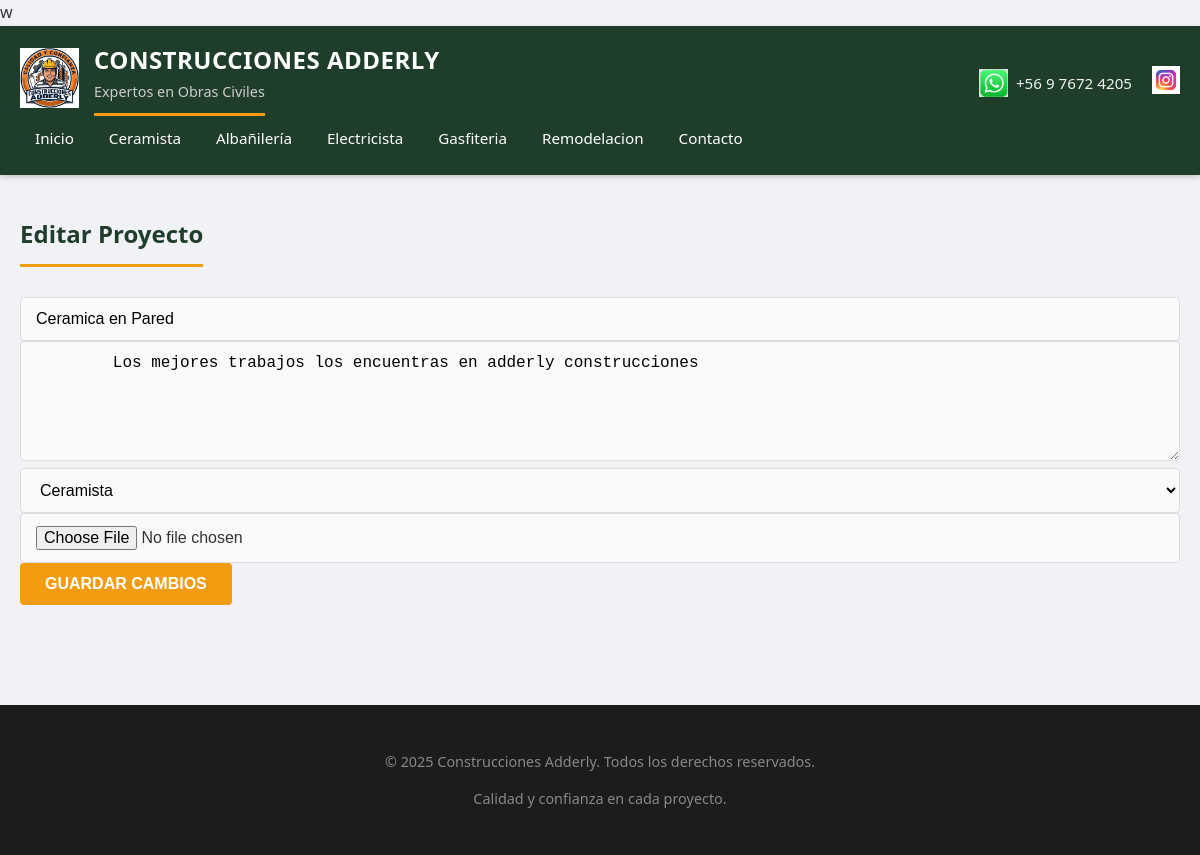
Page /edit_project/9 (signed in) on the committed database.
### app.py (models this page shows)
class Category(db.Model):
    id = db.Column(db.Integer, primary_key=True)
    name = db.Column(db.String(50), unique=True, nullable=False)

class Project(db.Model):
    id = db.Column(db.Integer, primary_key=True)
    title = db.Column(db.String(100), nullable=False)
    description = db.Column(db.Text, nullable=False)
    media_url = db.Column(db.String(500), nullable=False)
    media_type = db.Column(db.String(20), nullable=False)
    category_id = db.Column(
        db.Integer,
        db.ForeignKey('category.id'),
        nullable=False
    )
    category = db.relationship('Category', backref='projects')

### app.py (the view, shortened to what this page needs)
@app.route('/edit_project/<int:project_id>', methods=['GET', 'POST'])
def edit_project(project_id):
    if not session.get('admin'):
        return redirect(url_for('admin_login'))
    project = Project.query.get_or_404(project_id)
    return render_template('edit_project.html', project=project)

### app.py (called while the page is built)
@app.context_processor
def inject_categories():
    return dict(categories=Category.query.all())

### templates/edit_project.html
{% extends "base.html" %}
{% block content %}
<h2>Editar Proyecto</h2>
<form method="POST" enctype="multipart/form-data">
  <input type="text" name="title" value="{{ project.title }}" required>
  <textarea name="description" required>
    {{ project.description }}
  </textarea>
  <select name="category" required>
    {% for cat in categories %}
      <option value="{{ cat.id }}"
        {% if cat.id == project.category_id %}selected{% endif %}>
        {{ cat.name }}
      </option>
    {% endfor %}
  </select>
  <input type="file" name="file">
  <button type="submit">Guardar cambios</button>
</form>
{% endblock %}

### templates/base.html (shortened to what this page needs)
<!DOCTYPE html>
<html lang="es">
<head>
  <link rel="stylesheet" href="{{ url_for('static', filename='css/style.css') }}">
</head>
<body>
<header class="header">
  <div class="header-inner">
    <div class="logo-container">
      <img src="{{ url_for('static', filename='img/logo.png') }}" alt="Logo Adderly">
      <div class="logo-text">
        <h1>Construcciones Adderly</h1>
        <h2>Expertos en Obras Civiles</h2>
      </div>
    </div>
   <div class="social-bar">
    <div class="contact-item">
        <img src="{{ url_for('static', filename='img/whatsapp.png') }}" alt="WhatsApp">
        <span>+56 9 7672 4205</span>
    </div>
    <a href="https://www.instagram.com/adderlyconstrucciones" target="_blank" class="social-link">
        <img src="{{ url_for('static', filename='img/instagram.png') }}" alt="Instagram">
    </a>
</div>
    <nav>
      <a href="{{ url_for('portfolio') }}">Inicio</a>
      {% for cat in categories %}
        <a href="{{ url_for('projects_by_category', category_id=cat.id) }}">
          {{ cat.name }}
        </a>
      {% endfor %}
      <a href="{{ url_for('contact') }}">Contacto</a>
    </nav>
  </div>
</header>
<main class="content">
  {% block content %}{% endblock %}
</main>
<footer class="footer">
  <p>© 2025 Construcciones Adderly. Todos los derechos reservados.</p>
  <p>Calidad y confianza en cada proyecto.</p>
</footer>
</body>
</html>

### static/css/style.css (style rules this page uses)
* { box-sizing: border-box; }
body { margin: 0; font-family: 'Segoe UI', Roboto, Helvetica, Arial, sans-serif; background-color: #f0f2f5; color: #333; line-height: 1.6; }
.header { background: #1f3d2b; color: white; padding: 0; box-shadow: 0 2px 5px rgba(0,0,0,0.2); }
.header-inner { max-width: 1200px; margin: 0 auto; padding: 15px 20px; display: flex; justify-content: space-between; align-items: center; flex-wrap: wrap; }
.logo-container { display: flex; align-items: center; gap: 15px; text-decoration: none; color: white; }
.logo-container img { height: 60px; width: auto; }
.logo-text h1 { margin: 0; font-size: 1.5rem; font-weight: 700; letter-spacing: 0.5px; text-transform: uppercase; }
.logo-text h2 { margin: 0; font-size: 0.9rem; font-weight: 400; color: #ccc; }
.social-bar { display: flex; align-items: center; gap: 20px; margin-top: 10px; }
.contact-item { display: flex; align-items: center; gap: 8px; color: #f1f1f1; font-weight: 500; font-size: 0.95rem; }
.contact-item img, .social-link img { height: 28px; width: auto; transition: transform 0.2s; }
nav { display: flex; gap: 5px; }
nav a { color: white; text-decoration: none; padding: 10px 15px; border-radius: 4px; font-weight: 500; transition: background 0.3s; font-size: 0.95rem; }
.content { max-width: 1200px; margin: 0 auto; padding: 20px; min-height: 60vh; }
h2 { border-bottom: 3px solid #f39c12; padding-bottom: 10px; margin-bottom: 30px; color: #1f3d2b; display: inline-block; }
input[type="text"], input[type="email"], textarea, select, input[type="file"] { width: 100%; padding: 12px 15px; border: 1px solid #ddd; border-radius: 4px; font-size: 1rem; transition: border-color 0.3s; background-color: #fafafa; }
textarea { resize: vertical; min-height: 120px; }
button, .btn { background-color: #f39c12; color: white; border: none; padding: 12px 25px; font-size: 1rem; font-weight: bold; border-radius: 4px; cursor: pointer; transition: background 0.3s, transform 0.1s; display: inline-block; text-decoration: none; text-transform: uppercase; }
.footer { background: #1c1c1c; color: #888; text-align: center; padding: 30px; margin-top: 50px; font-size: 0.9rem; }

### rows in the picture
Category: name "Ceramista"
Category: name "Albañilería"
Category: name "Electricista"
Category: name "Gasfiteria"
Category: name "Remodelacion"
Project: title "Ceramica en Pared", description "Los mejores trabajos los encuentras en adderly construcciones", category "Ceramista"
